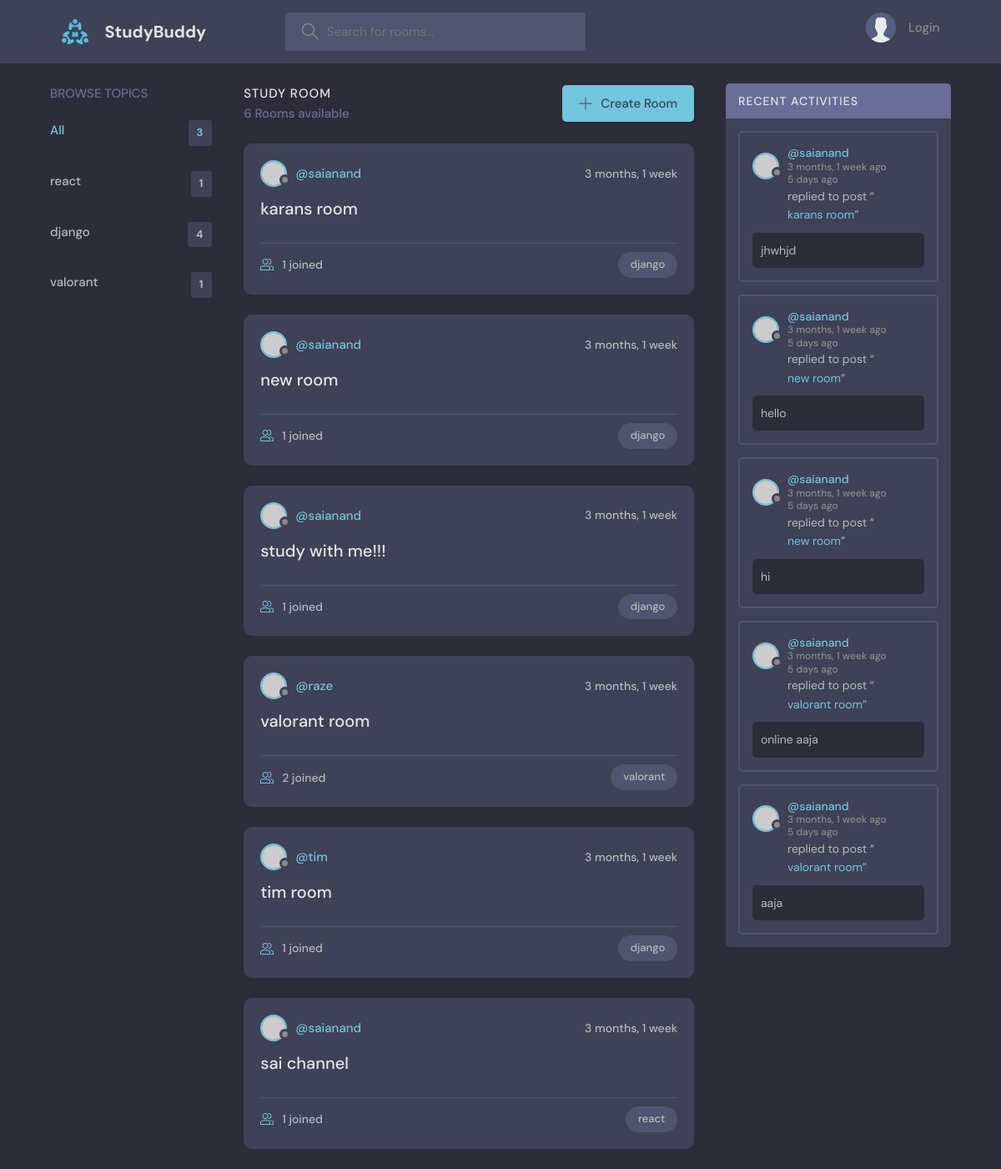
Before: / with the older database file.
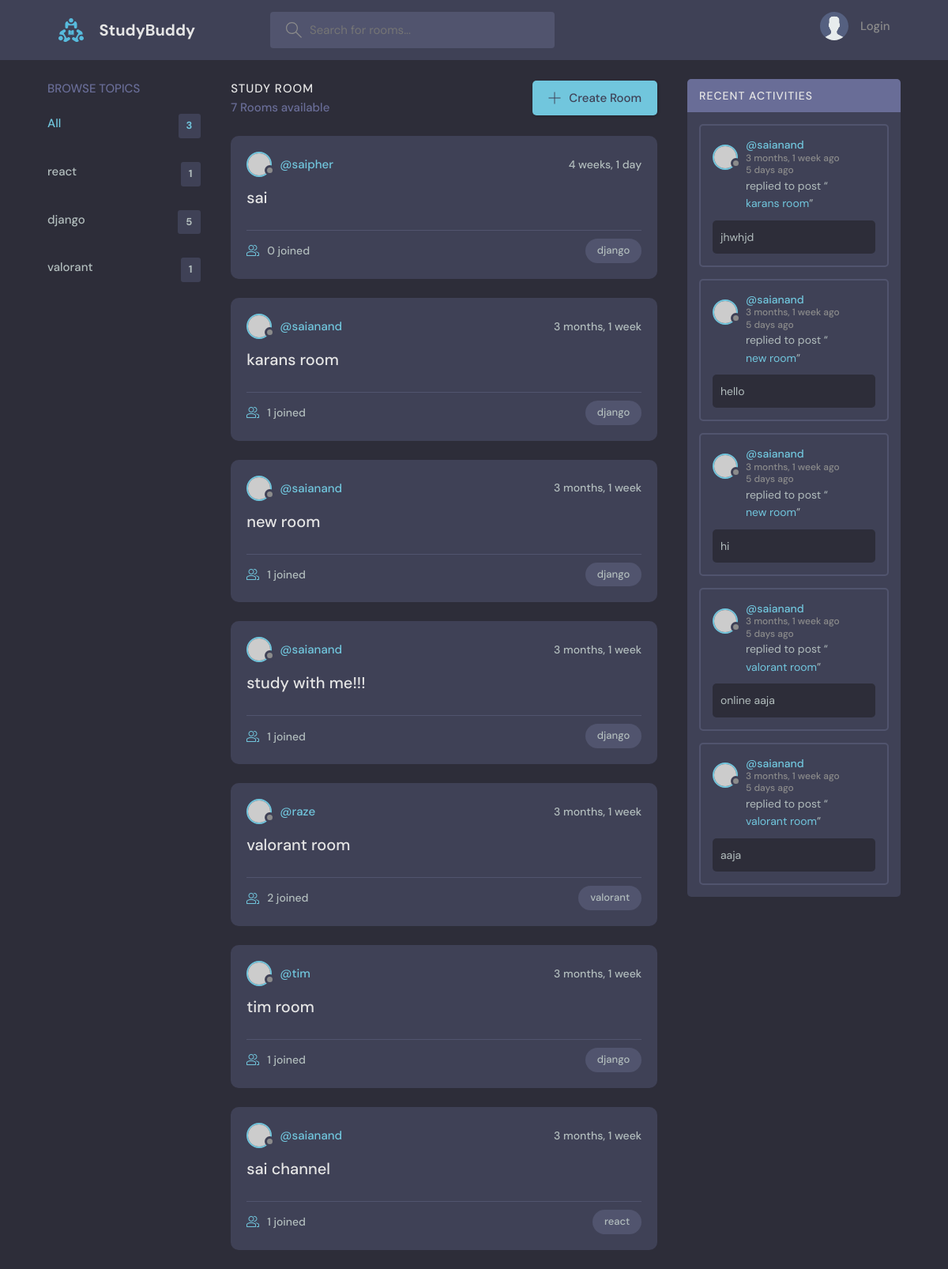
After: the same page with the newer database file.
### base/models.py (models this page shows, shortened)
class Topic(models.Model):
    name = models.CharField(max_length=200)

class Room(models.Model):
    host = models.ForeignKey(User,on_delete=models.SET_NULL ,null = True)
    participants = models.ManyToManyField(User,related_name='participants',blank=True)
    name = models.CharField(max_length=200)
    topic = models.ForeignKey(Topic,on_delete=models.SET_NULL , null = True)
    description = models.TextField(null = True, blank = True)
    updated = models.DateTimeField( auto_now=True)
    created =  models.DateTimeField( auto_now_add=True)
    class Meta:
        ordering = ['-updated','-created']
    def __str__(self):
        return self.name

class Message(models.Model):
    user = models.ForeignKey(User,on_delete=models.CASCADE)
    room = models.ForeignKey(Room, on_delete=models.CASCADE)
    body = models.TextField()
    updated = models.DateTimeField( auto_now=True)
    created =  models.DateTimeField( auto_now_add=True)

### base/views.py (the view)
# urls.py: path('',views.home , name="home"),
def home(request):
    q = request.GET.get('q') if request.GET.get('q') != None else ''
    rooms = Room.objects.filter(
    Q(topic__name__icontains=q) |
    Q(name__icontains=q) |
    Q(description__icontains=q)
)
    room_count = rooms.count()
    topics = Topic.objects.all()
    room_messages = Message.objects.all().order_by('-created').filter(Q(room__topic__name__icontains=q))
    context = {'rooms':rooms,'topics':topics,'room_count':room_count,'room_messages':room_messages}
    return render(request,'base/home.html',context)

### base/templates/base/home.html (shortened to what this page needs)
{% extends "main.html" %}
{% block content %}
    <main class="layout layout--3">
      <div class="container">
        {% include 'base/topics.html' %}
        <div class="roomList">
          <div class="roomList__header">
            <div>
              <h2>Study Room</h2>
              <p>{{room_count}} Rooms available</p>
            </div>
            <a class="btn btn--main" href="{% url 'create-room' %}">
              <svg version="1.1" xmlns="http://www.w3.org/2000/svg" width="32" height="32" viewBox="0 0 32 32">
                <title>add</title>
                <path
                  d="M16.943 0.943h-1.885v14.115h-14.115v1.885h14.115v14.115h1.885v-14.115h14.115v-1.885h-14.115v-14.115z"
                ></path>
              </svg>
              Create Room
            </a>
          </div>
          {% include 'base/feed.html' %}
        </div>
         {% include 'base/activity.html' %}
      </div>
    </main>
  {% endblock content %}%}

### base/templates/base/topics.html (shortened to what this page needs)
<div class="topics">
    <div class="topics__header">
      <h2>Browse Topics</h2>
    </div>
    <ul class="topics__list">
      <li>
        <a href="{% url 'home' %}" class="active">All <span>{{topics.count}}</span></a>
      </li>
      {% for topic in topics %}
      <li>
        <a href="{% url 'home' %}?q={{ topic.name }}"> {{topic.name}} <span>{{topic.room_set.all.count}}</span></a>
      </li>
      {% endfor %}
    </ul>
  </div>

### base/templates/base/feed.html (shortened to what this page needs)
{% for room in rooms %}
<div class="roomListRoom">
    <div class="roomListRoom__header">
      <a href="{% url 'profile' room.host.id %}" class="roomListRoom__author">
        <div class="avatar avatar--small">
          <img src="https://randomuser.me/api/portraits/women/11.jpg" />
        </div>
        <span>@{{room.host.username}}</span>
      </a>
      <div class="roomListRoom__actions">
        <span>{{room.created| timesince}}</span>
      </div>
    </div>
    <div class="roomListRoom__content">
      <a href="/room/{{ room.id }}">{{room.name}}</a>
    </div>
    <div class="roomListRoom__meta">
      <a  href="/room/{{ room.id }}" class="roomListRoom__joined">
        {{room.participants.all.count}} joined
      </a>
      <p class="roomListRoom__topic">{{room.topic.name}}</p>
    </div>
  </div>
{% endfor %}

### base/templates/base/activity.html (shortened to what this page needs)
<div class="activities">
    <div class="activities__header">
      <h2>Recent Activities</h2>
    </div>
    {% for message in room_messages %}
    <div class="activities__box">
      <div class="activities__boxHeader roomListRoom__header">
        <a href="{% url 'profile' message.user.id %}" class="roomListRoom__author">
          <div class="avatar avatar--small">
            <img src="https://randomuser.me/api/portraits/women/11.jpg" />
          </div>
          <p>
            @{{message.user.username}}
            <span>{{ message.created | timesince }} ago</span>
            <span>5 days ago</span>
          </p>
        </a>
      </div>
      <div class="activities__boxContent">
        <p>replied to post “<a href="{% url 'room' message.room.id %}">{{message.room}}</a>”</p>
        <div class="activities__boxRoomContent">
         {{message.body}}
        </div>
      </div>
    </div>
    {% endfor %}
  </div>

Changed rows visible on the page:
computed for Topic "django": room_set.all.count "4" → "5"
added Room: host.username "saipher", created "4 weeks, 1 day", name "sai", participants.all.count "0", topic.name "django"
Other visible differences:
{{ room_count }}: "6" → "7"
